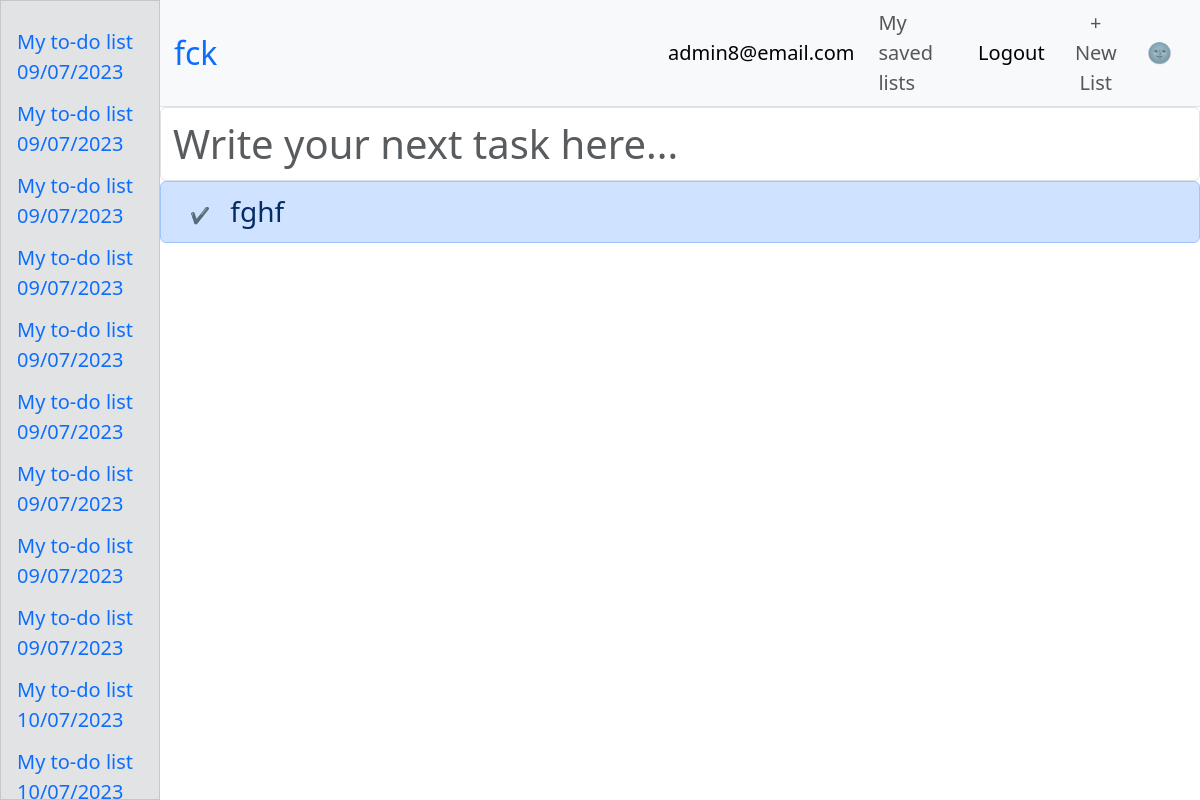
Page /93 (signed in) on the committed database.
### main.py (models this page shows)
class TodoList(db.Model):
    __tablename__ = "lists"
    id = db.Column(db.Integer, primary_key=True)
    list_name = db.Column(db.String(100))
    user_id = db.Column(db.Integer, db.ForeignKey("users.id"))
    user = relationship("User", back_populates="all_lists")
    tasks = relationship("Todo", back_populates="parent_list")

class User(UserMixin, db.Model):
    __tablename__ = "users"
    id = db.Column(db.Integer, primary_key=True)
    email = db.Column(db.String(100), unique=True)
    password = db.Column(db.String(100))
    name = db.Column(db.String(100))
    all_lists = relationship("TodoList", back_populates="user")
    tasks = relationship("Todo", back_populates="user")

class Todo(db.Model):
    __tablename__ = "todo_tasks"
    id = db.Column(db.Integer, primary_key=True)
    list_id = db.Column(db.Integer, db.ForeignKey("lists.id"))
    user_id = db.Column(db.Integer, db.ForeignKey("users.id"))
    parent_list = relationship("TodoList", back_populates="tasks")
    user = relationship("User", back_populates="tasks")
    task = db.Column(db.String(200))
    starred = db.Column(db.Boolean)
    complete = db.Column(db.Boolean)

### main.py (the view)
@app.route("/<int:list_id>")
def show_list(list_id):
    global is_dark, list_name
    list_to_show = db.get_or_404(TodoList, list_id)
    todos = db.session.execute(db.select(Todo).filter_by(list_id=list_id)).scalars()
    return render_template("list.html", todo_list=todos.all(),
                           is_dark=is_dark,
                           list_id=list_id,
                           list_name=list_to_show.list_name,
                           current_user=current_user,
                           path=get_path()
                           )

### main.py (called while the page is built)
@login_manager.user_loader
def load_user(user_id):
    return db.session.execute(db.select(User).filter_by(id=int(user_id))).scalar()

def get_path():
    return request.full_path

### templates/list.html (shortened to what this page needs)
<!doctype html>
{% if is_dark: %}
<html lang="en" data-bs-theme="dark">
{% else %}
<html lang="en">
{% endif %}
<head>
        <link href="https://cdn.jsdelivr.net/npm/bootstrap@5.3.0-alpha3/dist/css/bootstrap.min.css" rel="stylesheet">
    <link rel="stylesheet" href="{{url_for('static', filename='styles.css')}}" />
</head>
<body>
{% if current_user.is_authenticated: %}
    <nav class="navbar navbarr navbar-expand-lg bg-body-tertiary mb-0 border-bottom">
        {% else %}
         <nav class="navbar navbar-expand-lg bg-body-tertiary mb-0 border-bottom">
             {% endif %}
  <div class="container-fluid">
      <form method="post" action="/change_list_name">
    <input type="text" class="navbar-brand fs-2 list-name border border-0 bg-body-tertiary"
           title="Click and hit enter to change list name" placeholder="{{list_name}}"
           autocomplete="off" name="list-name-input">
          </form>
<div class="collapse navbar-collapse" id="navbarSupportedContent">
      <ul class="navbar-nav ms-auto align-items-center">
          <li class="nav-item me-2">
        {% if not current_user.is_authenticated: %}
      <a class="btn btn-lg btn-outline-info" href="/save_list/{{list_id}}">Save this list</a>
          </li>
        <li class="nav-item me-2">
          <a class="nav-link active fs-5 login-link" aria-current="page" href="/save_list/{{list_id}}">Log in</a>
              </li>
              {% else: %}
             <li class="nav-item me-2">
          <a class="nav-link active fs-5" aria-current="page" href="/account" title="Click for account settings">
              {{current_user.email}}
              </a>
        </li>
          <li class="nav-item me-2">
          <a class="nav-link fs-5" aria-current="page" href="/">My saved lists</a>
        </li>
        <li class="nav-item me-2">
              <a class="nav-link active fs-5 login-link" aria-current="page" href="/logout">Logout</a>
                {% endif %}
        </li>
        <li class="nav-item me-2">
        {% if current_user.is_authenticated: %}
             <a class="text-decoration-none" href="/new"><button type="button" class="nav-link fs-5 add-new-list btn" data-bs-toggle="modal" data-bs-target="#exampleModal">
  + New List
</button>
                 </a>
            {% endif %}
        </li>
          <li class="nav-item me-2">
           {% if is_dark: %}
          <a class="nav-link fs-5 add-new-list" href="/dark/{{path}}" title="Turn light mode">🌝</a>
            {% else %}
            <a class="nav-link fs-5 add-new-list" href="/dark/{{path}}" title="Turn dark mode">🌚</a>
            {% endif %}
        </li>
      </ul>
    </div>
  </div>
</nav>
{% if current_user.is_authenticated: %}
    <div class="sidenav text-secondary-emphasis bg-secondary-subtle border border-secondary-subtle">
{% for list in current_user.all_lists %}
  <a class="" href="{{url_for('show_list', list_id=list.id)}}">{{list.list_name}}</a>
{% endfor %}
</div>
    {% endif %}
        {% if current_user.is_authenticated: %}
    <div class="main">
        {% else %}
        <div>
            {% endif %}
<form method="POST" action="/add">
  <div class="mb-0">
    <input name="task" placeholder="Write your next task here..."  class="form-control fs-1 new-task" autofocus>
  </div>
</form>
    <ul class="list-group fs-3">
    {% for todo in todo_list %}
    {% if not todo.complete and not todo.starred: %}
    <li class="list-group-item list-group-item-primary">
      <a class="btn" href="/update/{{todo.id}}">✔</a>
    <p class="fs-3">{{todo.task}}</p>
  </li>
        {% endif %}
{% endfor %}
 </ul>
</body>
</html>

### static/styles.css (style rules this page uses)
html, body { height: 100%; }
p { display: inline; }
.list-name { color: #0d6efd; }
.list-name::placeholder { color: #0d6efd; opacity: 1; }
.sidenav { height: 100%; width: 160px; position: fixed; z-index: 1; top: 0; left: 0; overflow-x: hidden; padding-top: 20px; }
.sidenav a { padding: 6px 8px 6px 16px; text-decoration: none; font-size: 20px; display: block; }
.main, .navbarr { margin-left: 160px; padding: 0px; }

### rows in the picture
TodoList: list-name-input "fck"
User: email "admin8@email.com"
TodoList: list_name "My to-do list 09/07/2023"
TodoList: list_name "My to-do list 09/07/2023"
TodoList: list_name "My to-do list 09/07/2023"
TodoList: list_name "My to-do list 09/07/2023"
TodoList: list_name "My to-do list 09/07/2023"
TodoList: list_name "My to-do list 09/07/2023"
TodoList: list_name "My to-do list 09/07/2023"
TodoList: list_name "My to-do list 09/07/2023"
TodoList: list_name "My to-do list 09/07/2023"
TodoList: list_name "My to-do list 10/07/2023"
Todo: task "fghf"
